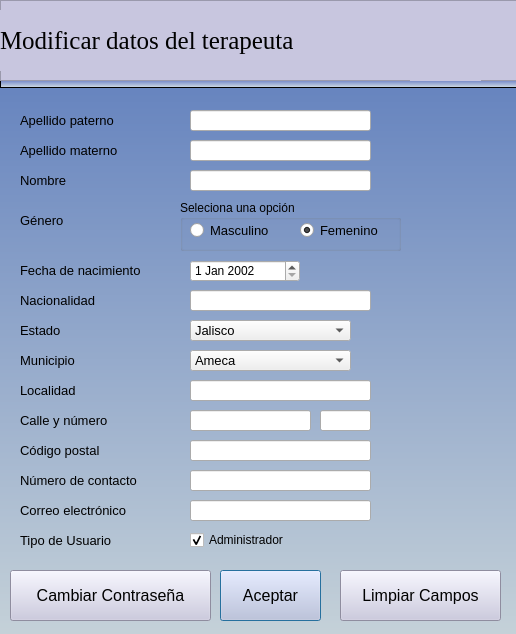
<?xml version="1.0" encoding="UTF-8"?>
<ui version="4.0">
 <class>Dialog_EditarTerapeuta</class>
 <widget class="QDialog" name="Dialog_EditarTerapeuta">
  <property name="geometry">
   <rect>
    <x>0</x>
    <y>0</y>
    <width>516</width>
    <height>634</height>
   </rect>
  </property>
  <property name="windowTitle">
   <string>Editar Terapeuta</string>
  </property>
  <property name="windowIcon">
   <iconset>
    <normaloff>:/images/terapeuta.png</normaloff>:/images/terapeuta.png</iconset>
  </property>
  <widget class="QLineEdit" name="leLocalidad">
   <property name="geometry">
    <rect>
     <x>190</x>
     <y>380</y>
     <width>181</width>
     <height>21</height>
    </rect>
   </property>
   <property name="font">
    <font>
     <pointsize>10</pointsize>
    </font>
   </property>
   <property name="maxLength">
    <number>28</number>
   </property>
  </widget>
  <widget class="QLabel" name="label_16">
   <property name="geometry">
    <rect>
     <x>20</x>
     <y>500</y>
     <width>141</width>
     <height>21</height>
    </rect>
   </property>
   <property name="font">
    <font>
     <pointsize>10</pointsize>
    </font>
   </property>
   <property name="text">
    <string>Correo electrónico</string>
   </property>
  </widget>
  <widget class="QComboBox" name="cbEstado">
   <property name="geometry">
    <rect>
     <x>190</x>
     <y>320</y>
     <width>161</width>
     <height>21</height>
    </rect>
   </property>
   <property name="font">
    <font>
     <pointsize>10</pointsize>
    </font>
   </property>
   <item>
    <property name="text">
     <string>Jalisco</string>
    </property>
   </item>
  </widget>
  <widget class="QLineEdit" name="leApeMaterno">
   <property name="geometry">
    <rect>
     <x>190</x>
     <y>140</y>
     <width>181</width>
     <height>21</height>
    </rect>
   </property>
   <property name="font">
    <font>
     <pointsize>10</pointsize>
    </font>
   </property>
   <property name="maxLength">
    <number>28</number>
   </property>
  </widget>
  <widget class="QLineEdit" name="leCalle">
   <property name="geometry">
    <rect>
     <x>190</x>
     <y>410</y>
     <width>121</width>
     <height>21</height>
    </rect>
   </property>
   <property name="font">
    <font>
     <pointsize>10</pointsize>
    </font>
   </property>
   <property name="maxLength">
    <number>30</number>
   </property>
  </widget>
  <widget class="QLabel" name="label_6">
   <property name="geometry">
    <rect>
     <x>20</x>
     <y>230</y>
     <width>131</width>
     <height>21</height>
    </rect>
   </property>
   <property name="font">
    <font>
     <pointsize>10</pointsize>
    </font>
   </property>
   <property name="text">
    <string/>
   </property>
  </widget>
  <widget class="QLabel" name="label_10">
   <property name="geometry">
    <rect>
     <x>20</x>
     <y>380</y>
     <width>121</width>
     <height>21</height>
    </rect>
   </property>
   <property name="font">
    <font>
     <pointsize>10</pointsize>
    </font>
   </property>
   <property name="text">
    <string>Localidad</string>
   </property>
  </widget>
  <widget class="QLabel" name="label_4">
   <property name="geometry">
    <rect>
     <x>20</x>
     <y>170</y>
     <width>101</width>
     <height>21</height>
    </rect>
   </property>
   <property name="font">
    <font>
     <pointsize>10</pointsize>
    </font>
   </property>
   <property name="text">
    <string>Nombre</string>
   </property>
  </widget>
  <widget class="QLineEdit" name="leNacionalidad">
   <property name="geometry">
    <rect>
     <x>190</x>
     <y>290</y>
     <width>181</width>
     <height>21</height>
    </rect>
   </property>
   <property name="font">
    <font>
     <pointsize>10</pointsize>
    </font>
   </property>
   <property name="maxLength">
    <number>28</number>
   </property>
  </widget>
  <widget class="QLabel" name="label_5">
   <property name="geometry">
    <rect>
     <x>20</x>
     <y>260</y>
     <width>161</width>
     <height>21</height>
    </rect>
   </property>
   <property name="font">
    <font>
     <pointsize>10</pointsize>
    </font>
   </property>
   <property name="text">
    <string>Fecha de nacimiento</string>
   </property>
  </widget>
  <widget class="QLineEdit" name="leCorreoElectronico">
   <property name="geometry">
    <rect>
     <x>190</x>
     <y>500</y>
     <width>181</width>
     <height>21</height>
    </rect>
   </property>
   <property name="font">
    <font>
     <pointsize>10</pointsize>
    </font>
   </property>
   <property name="text">
    <string/>
   </property>
   <property name="maxLength">
    <number>30</number>
   </property>
  </widget>
  <widget class="QLabel" name="label_13">
   <property name="geometry">
    <rect>
     <x>20</x>
     <y>440</y>
     <width>121</width>
     <height>21</height>
    </rect>
   </property>
   <property name="font">
    <font>
     <pointsize>10</pointsize>
    </font>
   </property>
   <property name="text">
    <string>Código postal</string>
   </property>
  </widget>
  <widget class="QLabel" name="label_17">
   <property name="geometry">
    <rect>
     <x>20</x>
     <y>530</y>
     <width>121</width>
     <height>21</height>
    </rect>
   </property>
   <property name="font">
    <font>
     <pointsize>10</pointsize>
    </font>
   </property>
   <property name="text">
    <string/>
   </property>
  </widget>
  <widget class="QComboBox" name="cbMunicipio">
   <property name="geometry">
    <rect>
     <x>190</x>
     <y>350</y>
     <width>161</width>
     <height>21</height>
    </rect>
   </property>
   <property name="font">
    <font>
     <pointsize>10</pointsize>
    </font>
   </property>
   <item>
    <property name="text">
     <string>Ameca</string>
    </property>
   </item>
  </widget>
  <widget class="QLabel" name="label_11">
   <property name="geometry">
    <rect>
     <x>20</x>
     <y>410</y>
     <width>121</width>
     <height>21</height>
    </rect>
   </property>
   <property name="font">
    <font>
     <pointsize>10</pointsize>
    </font>
   </property>
   <property name="text">
    <string>Calle y número</string>
   </property>
  </widget>
  <widget class="QLineEdit" name="leCodigoPostal">
   <property name="geometry">
    <rect>
     <x>190</x>
     <y>440</y>
     <width>181</width>
     <height>21</height>
    </rect>
   </property>
   <property name="font">
    <font>
     <pointsize>10</pointsize>
    </font>
   </property>
   <property name="maxLength">
    <number>5</number>
   </property>
  </widget>
  <widget class="QLabel" name="label_18">
   <property name="geometry">
    <rect>
     <x>20</x>
     <y>290</y>
     <width>121</width>
     <height>21</height>
    </rect>
   </property>
   <property name="font">
    <font>
     <pointsize>10</pointsize>
    </font>
   </property>
   <property name="text">
    <string>Nacionalidad</string>
   </property>
  </widget>
  <widget class="QLabel" name="label_9">
   <property name="geometry">
    <rect>
     <x>20</x>
     <y>320</y>
     <width>121</width>
     <height>21</height>
    </rect>
   </property>
   <property name="font">
    <font>
     <pointsize>10</pointsize>
    </font>
   </property>
   <property name="text">
    <string>Estado</string>
   </property>
  </widget>
  <widget class="QLineEdit" name="leNombre">
   <property name="geometry">
    <rect>
     <x>190</x>
     <y>170</y>
     <width>181</width>
     <height>21</height>
    </rect>
   </property>
   <property name="font">
    <font>
     <pointsize>10</pointsize>
    </font>
   </property>
   <property name="maxLength">
    <number>28</number>
   </property>
  </widget>
  <widget class="QLineEdit" name="leApePaterno">
   <property name="geometry">
    <rect>
     <x>190</x>
     <y>110</y>
     <width>181</width>
     <height>21</height>
    </rect>
   </property>
   <property name="font">
    <font>
     <pointsize>10</pointsize>
    </font>
   </property>
   <property name="maxLength">
    <number>28</number>
   </property>
  </widget>
  <widget class="QLabel" name="label_3">
   <property name="geometry">
    <rect>
     <x>20</x>
     <y>140</y>
     <width>131</width>
     <height>21</height>
    </rect>
   </property>
   <property name="font">
    <font>
     <pointsize>10</pointsize>
    </font>
   </property>
   <property name="text">
    <string>Apellido materno</string>
   </property>
  </widget>
  <widget class="QLineEdit" name="leNumeroContacto">
   <property name="geometry">
    <rect>
     <x>190</x>
     <y>470</y>
     <width>181</width>
     <height>21</height>
    </rect>
   </property>
   <property name="font">
    <font>
     <pointsize>10</pointsize>
    </font>
   </property>
   <property name="maxLength">
    <number>10</number>
   </property>
  </widget>
  <widget class="QLabel" name="label_14">
   <property name="geometry">
    <rect>
     <x>20</x>
     <y>470</y>
     <width>151</width>
     <height>21</height>
    </rect>
   </property>
   <property name="font">
    <font>
     <pointsize>10</pointsize>
    </font>
   </property>
   <property name="text">
    <string>Número de contacto</string>
   </property>
  </widget>
  <widget class="QLabel" name="label_12">
   <property name="geometry">
    <rect>
     <x>20</x>
     <y>350</y>
     <width>121</width>
     <height>21</height>
    </rect>
   </property>
   <property name="font">
    <font>
     <pointsize>10</pointsize>
    </font>
   </property>
   <property name="text">
    <string>Municipio</string>
   </property>
  </widget>
  <widget class="QLabel" name="label_15">
   <property name="geometry">
    <rect>
     <x>20</x>
     <y>210</y>
     <width>121</width>
     <height>21</height>
    </rect>
   </property>
   <property name="font">
    <font>
     <pointsize>10</pointsize>
    </font>
   </property>
   <property name="text">
    <string>Género</string>
   </property>
  </widget>
  <widget class="QLabel" name="label_2">
   <property name="geometry">
    <rect>
     <x>20</x>
     <y>110</y>
     <width>131</width>
     <height>21</height>
    </rect>
   </property>
   <property name="font">
    <font>
     <pointsize>10</pointsize>
    </font>
   </property>
   <property name="text">
    <string>Apellido paterno</string>
   </property>
  </widget>
  <widget class="QLineEdit" name="leNumero">
   <property name="geometry">
    <rect>
     <x>320</x>
     <y>410</y>
     <width>51</width>
     <height>21</height>
    </rect>
   </property>
   <property name="maxLength">
    <number>4</number>
   </property>
  </widget>
  <widget class="QPushButton" name="btnAceptar">
   <property name="geometry">
    <rect>
     <x>220</x>
     <y>570</y>
     <width>101</width>
     <height>51</height>
    </rect>
   </property>
   <property name="font">
    <font>
     <pointsize>12</pointsize>
    </font>
   </property>
   <property name="styleSheet">
    <string notr="true">background-color: rgb(180, 255, 199);
background-color: rgb(200, 198, 223);</string>
   </property>
   <property name="text">
    <string>Aceptar</string>
   </property>
  </widget>
  <widget class="QPushButton" name="btnCancelar">
   <property name="geometry">
    <rect>
     <x>340</x>
     <y>570</y>
     <width>161</width>
     <height>51</height>
    </rect>
   </property>
   <property name="font">
    <font>
     <pointsize>12</pointsize>
    </font>
   </property>
   <property name="styleSheet">
    <string notr="true">background-color: rgb(180, 255, 199);
background-color: rgb(200, 198, 223);</string>
   </property>
   <property name="text">
    <string>Limpiar Campos</string>
   </property>
  </widget>
  <widget class="QPushButton" name="btnCambiarPass">
   <property name="geometry">
    <rect>
     <x>10</x>
     <y>570</y>
     <width>201</width>
     <height>51</height>
    </rect>
   </property>
   <property name="font">
    <font>
     <pointsize>12</pointsize>
    </font>
   </property>
   <property name="styleSheet">
    <string notr="true">background-color: rgb(180, 255, 199);
background-color: rgb(200, 198, 223);</string>
   </property>
   <property name="text">
    <string>Cambiar Contraseña</string>
   </property>
  </widget>
  <widget class="QGroupBox" name="groupBox">
   <property name="geometry">
    <rect>
     <x>180</x>
     <y>200</y>
     <width>221</width>
     <height>51</height>
    </rect>
   </property>
   <property name="title">
    <string>Seleciona una opción</string>
   </property>
   <widget class="QRadioButton" name="rbFemenino">
    <property name="geometry">
     <rect>
      <x>120</x>
      <y>20</y>
      <width>101</width>
      <height>20</height>
     </rect>
    </property>
    <property name="font">
     <font>
      <pointsize>10</pointsize>
     </font>
    </property>
    <property name="text">
     <string>Femenino</string>
    </property>
    <property name="checked">
     <bool>true</bool>
    </property>
   </widget>
   <widget class="QRadioButton" name="rbMasculino">
    <property name="geometry">
     <rect>
      <x>10</x>
      <y>20</y>
      <width>111</width>
      <height>20</height>
     </rect>
    </property>
    <property name="font">
     <font>
      <pointsize>10</pointsize>
     </font>
    </property>
    <property name="text">
     <string>Masculino</string>
    </property>
    <property name="checked">
     <bool>false</bool>
    </property>
   </widget>
  </widget>
  <widget class="QDateEdit" name="dateEdit">
   <property name="geometry">
    <rect>
     <x>190</x>
     <y>260</y>
     <width>110</width>
     <height>22</height>
    </rect>
   </property>
   <property name="dateTime">
    <datetime>
     <hour>0</hour>
     <minute>0</minute>
     <second>0</second>
     <year>2002</year>
     <month>1</month>
     <day>1</day>
    </datetime>
   </property>
  </widget>
  <widget class="QFrame" name="frame_2">
   <property name="geometry">
    <rect>
     <x>0</x>
     <y>80</y>
     <width>521</width>
     <height>8</height>
    </rect>
   </property>
   <property name="maximumSize">
    <size>
     <width>16777215</width>
     <height>8</height>
    </size>
   </property>
   <property name="styleSheet">
    <string notr="true">background-color: qlineargradient(spread:pad, x1:0, y1:1, x2:0, y2:0, stop:0 rgba(214, 225, 229), stop:1 rgba(109, 130, 198));
</string>
   </property>
   <property name="frameShape">
    <enum>QFrame::StyledPanel</enum>
   </property>
   <property name="frameShadow">
    <enum>QFrame::Raised</enum>
   </property>
  </widget>
  <widget class="QFrame" name="frame">
   <property name="geometry">
    <rect>
     <x>0</x>
     <y>0</y>
     <width>521</width>
     <height>81</height>
    </rect>
   </property>
   <property name="styleSheet">
    <string notr="true">background-color: rgb(200, 198, 223);</string>
   </property>
   <property name="frameShape">
    <enum>QFrame::StyledPanel</enum>
   </property>
   <property name="frameShadow">
    <enum>QFrame::Raised</enum>
   </property>
   <widget class="QLabel" name="label_8">
    <property name="geometry">
     <rect>
      <x>0</x>
      <y>10</y>
      <width>401</width>
      <height>61</height>
     </rect>
    </property>
    <property name="font">
     <font>
      <family>Times New Roman</family>
      <pointsize>19</pointsize>
      <weight>9</weight>
      <italic>false</italic>
      <bold>false</bold>
     </font>
    </property>
    <property name="styleSheet">
     <string notr="true">
font: 75 19pt &quot;Times New Roman&quot;;</string>
    </property>
    <property name="text">
     <string>Modificar datos del terapeuta</string>
    </property>
   </widget>
   <widget class="QLabel" name="label_23">
    <property name="geometry">
     <rect>
      <x>410</x>
      <y>10</y>
      <width>71</width>
      <height>71</height>
     </rect>
    </property>
    <property name="font">
     <font>
      <pointsize>10</pointsize>
     </font>
    </property>
    <property name="styleSheet">
     <string notr="true">image: url(:/newPrefix/terapeuta.png);</string>
    </property>
    <property name="text">
     <string/>
    </property>
   </widget>
  </widget>
  <widget class="QLabel" name="label_25">
   <property name="geometry">
    <rect>
     <x>0</x>
     <y>70</y>
     <width>531</width>
     <height>641</height>
    </rect>
   </property>
   <property name="minimumSize">
    <size>
     <width>100</width>
     <height>100</height>
    </size>
   </property>
   <property name="styleSheet">
    <string notr="true">background-color: qlineargradient(spread:pad, x1:0, y1:1, x2:0, y2:0, stop:0 rgba(210, 220, 220), stop:1 rgba(100, 130, 190));

</string>
   </property>
   <property name="text">
    <string/>
   </property>
  </widget>
  <widget class="QCheckBox" name="cbAdmin">
   <property name="geometry">
    <rect>
     <x>190</x>
     <y>530</y>
     <width>111</width>
     <height>20</height>
    </rect>
   </property>
   <property name="text">
    <string>Administrador</string>
   </property>
   <property name="checked">
    <bool>true</bool>
   </property>
  </widget>
  <widget class="QLabel" name="label_24">
   <property name="geometry">
    <rect>
     <x>20</x>
     <y>530</y>
     <width>181</width>
     <height>21</height>
    </rect>
   </property>
   <property name="font">
    <font>
     <pointsize>10</pointsize>
    </font>
   </property>
   <property name="text">
    <string>Tipo de Usuario</string>
   </property>
  </widget>
  <zorder>label_25</zorder>
  <zorder>leLocalidad</zorder>
  <zorder>label_16</zorder>
  <zorder>cbEstado</zorder>
  <zorder>leApeMaterno</zorder>
  <zorder>leCalle</zorder>
  <zorder>label_6</zorder>
  <zorder>label_10</zorder>
  <zorder>label_4</zorder>
  <zorder>leNacionalidad</zorder>
  <zorder>label_5</zorder>
  <zorder>leCorreoElectronico</zorder>
  <zorder>label_13</zorder>
  <zorder>label_17</zorder>
  <zorder>cbMunicipio</zorder>
  <zorder>label_11</zorder>
  <zorder>leCodigoPostal</zorder>
  <zorder>label_18</zorder>
  <zorder>label_9</zorder>
  <zorder>leNombre</zorder>
  <zorder>leApePaterno</zorder>
  <zorder>label_3</zorder>
  <zorder>leNumeroContacto</zorder>
  <zorder>label_14</zorder>
  <zorder>label_12</zorder>
  <zorder>label_15</zorder>
  <zorder>label_2</zorder>
  <zorder>leNumero</zorder>
  <zorder>btnAceptar</zorder>
  <zorder>btnCancelar</zorder>
  <zorder>btnCambiarPass</zorder>
  <zorder>groupBox</zorder>
  <zorder>dateEdit</zorder>
  <zorder>frame_2</zorder>
  <zorder>frame</zorder>
  <zorder>cbAdmin</zorder>
  <zorder>label_24</zorder>
 </widget>
 <resources>
  <include location="images/image.qrc"/>
 </resources>
 <connections/>
</ui>
